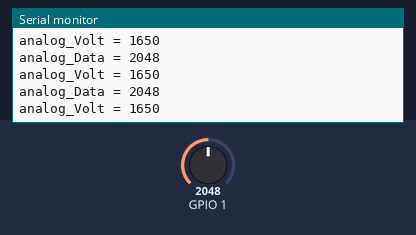
A sketch run on a simulated ESP32. Parts: the last lines printed to the serial monitor. The inputs (shaded band) are chosen by the test bench; at power-on: GPIO 1 = 2048 (analog values on the 0–4095 scale).

Above: at 1.2 s.
1.3 s: GPIO 1 set to 2866
At 1.31 s:
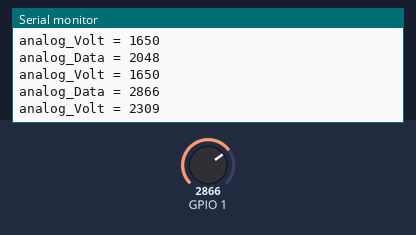
2.8 s: GPIO 1 set to 3603
At 6.33 s:
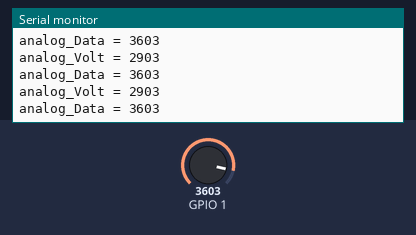
Timing chart, 0 to 7.8 s (numbered marks = the images above; inputs shaded):
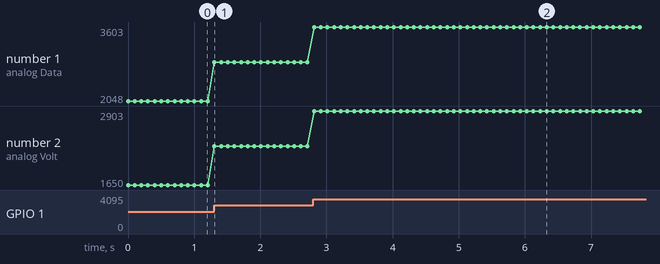

Measured:
- after the input at 1.3 s, the serial monitor: prints a new line at once (image 1)
- after the input at 2.8 s, the serial monitor: prints a new line at once (image 2)
- plotted number 1: 2048 → 2866 after the input at 1.3 s, 2866 → 3603 after the input at 2.8 s
- plotted number 2: 1650 → 2309 after the input at 1.3 s, 2309 → 2903 after the input at 2.8 s

The sketch:

ADC.ino
```cpp
// 串口调试
// 按键0:上拉
static int GPIO_KEY_0 = 0 ;

void setup()
{
  // 初始化串口
  Serial.begin(115200) ;
  // 初始化ADC:这里没有显示是初始化哪个ADC,事实上读取的时候才会再ADC_Start()
  analogReadResolution(12); // 初始化ADC与位数(12位)
}

void loop()
{
  // 读取ADC
  int analog_Data = analogRead(1) ; // GPIO1->A1
  int analog_Volt = analogReadMilliVolts(1) ; // 毫伏
  // 打印ADC的值
  Serial.printf("analog_Data = %d\n",analog_Data) ;
  Serial.printf("analog_Volt = %d\n",analog_Volt) ;
  // 延时
  delay(100) ;
}
```
